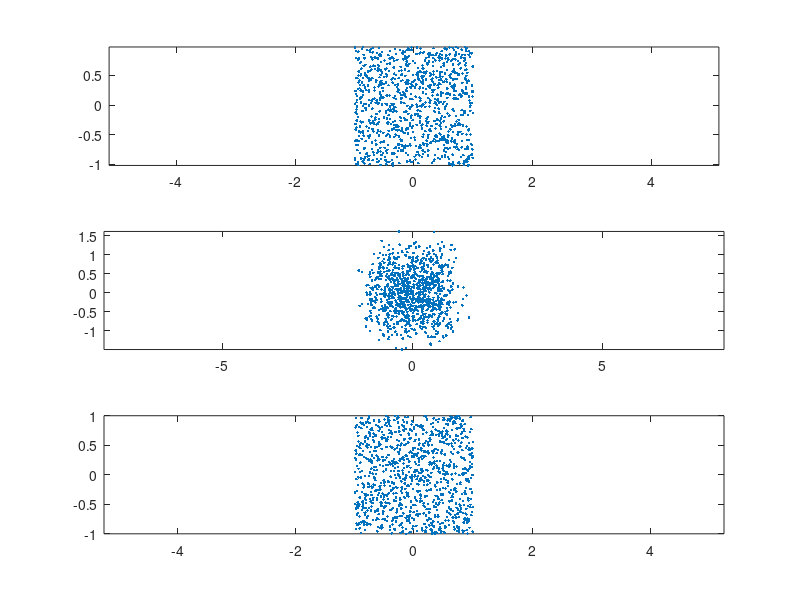

Here is the MATLAB script that generated this plot:
function test_cud

clc
for b=0:2
    subplot(3,1,b+1);
    x=get_points( 1000, 5, b );
    plot( x(:,1), x(:,2), '.' )
    round(1e7*mean(x))
    round(1e3*var(x))
    round(1e3*cov(x))
    axis equal;
end

function x=get_points( n, d, b )
x=2*rand(n,d)-1;
x=x-repmat(mean(x),n,1);
if b>=1
    y=orth(x);
    y=y*diag(sqrt(1/3*n));
    x=y;
end
if b>=2
    z=linspace(-1,1,n);
    for i=1:d
        [u,j]=sort(x(:,i));
        x(:,i)=z(j);
    end
end




